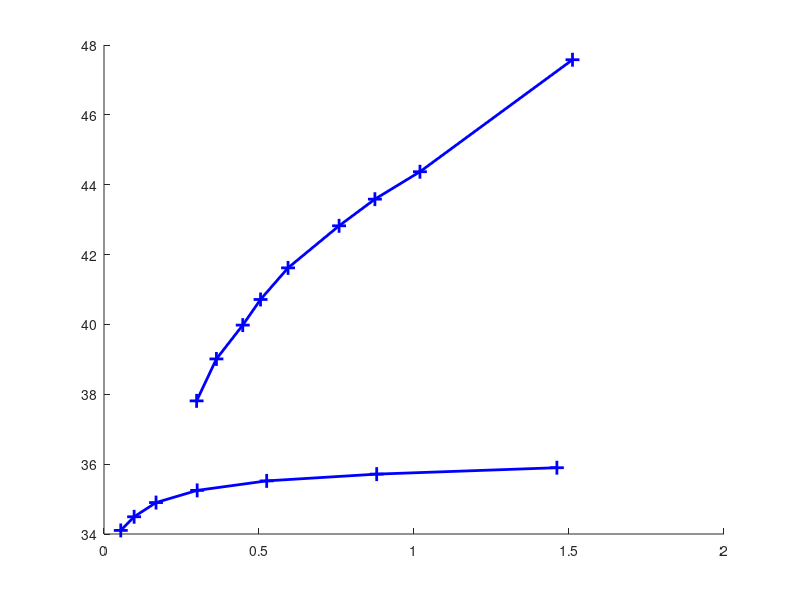

Reproduce this figure in MATLAB.
% BR_mean=[0.6185,0.7216,1.3282,1.6145,2.6404];
% PSNR_mean=[31.9158,32.1688,32.8781,33.0677,33.8711];
% BR_still=[1.0897,1.2162,1.8371,2.0840,3.0456];
% PSNR_still=[33.1288,33.7551,36.3252,37.2406,40.2168];

load opt.mat
load noah.mat
figure
hold on
plot(BR_mean,PSNR_mean,'b+-','MarkerSize',10,'LineWidth',2);
%plot(BR_still,PSNR_still,'r+-','MarkerSize',10,'LineWidth',2);
plot(BR_mean_noah,PSNR_mean_noah,'b+-','MarkerSize',10,'LineWidth',2);
